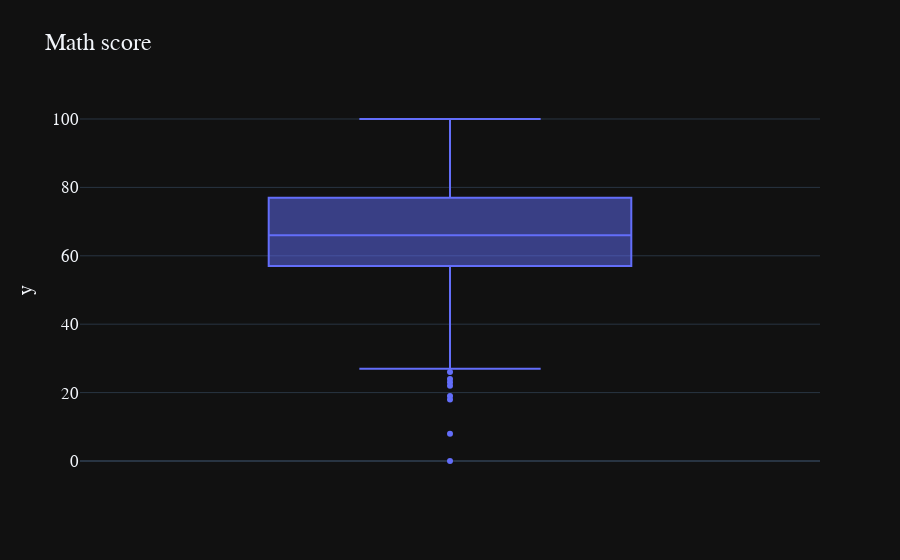

Notebook cell for this chart:
### Markdown cell above
5.2.1 Math score

### Code cell
group_labels = ['math score']
fig1 = px.box(y=df['math score'],template= 'plotly_dark', title = 'Math score')
fig1.update_layout(font = dict(size=17,family="Franklin Gothic"))
fig1.show()

### Figure 1 — Plotly figure (JSON) as saved in the notebook; plotly's stock layout.template omitted (floating-point values rounded to 4 significant figures; data arrays with more than 128 entries replaced by an {"elided": "..."} marker saying what was removed)
{"data": [{"alignmentgroup": "True", "hovertemplate": "y=%{y}<extra></extra>", "legendgroup": "", "marker": {"color": "#636efa"}, "name": "", "notched": false, "offsetgroup": "", "orientation": "v", "showlegend": false, "type": "box", "x0": " ", "xaxis": "x", "y": {"elided": "1000 int values"}, "y0": " ", "yaxis": "y"}], "layout": {"boxmode": "group", "font": {"family": "Franklin Gothic", "size": 17}, "legend": {"tracegroupgap": 0}, "title": {"text": "Math score"}, "xaxis": {"anchor": "y", "domain": [0, 1]}, "yaxis": {"anchor": "x", "domain": [0, 1], "title": {"text": "y"}}}}
